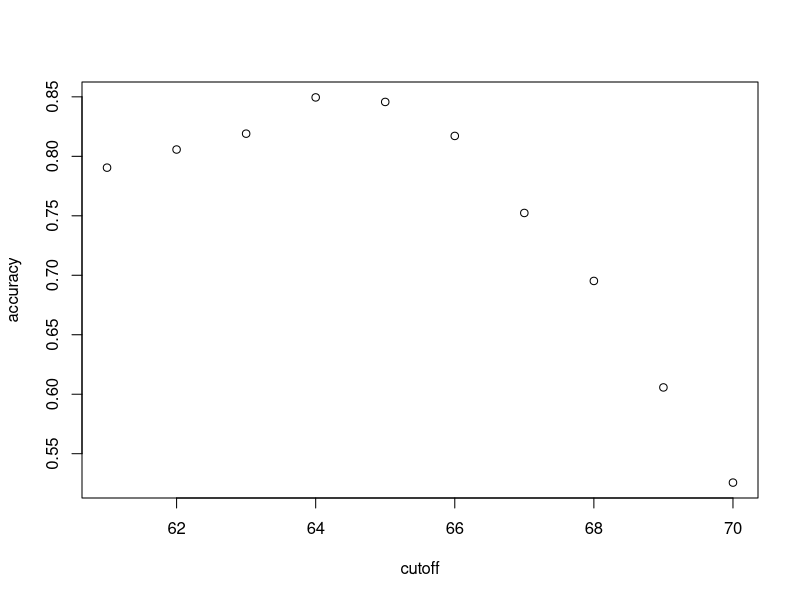
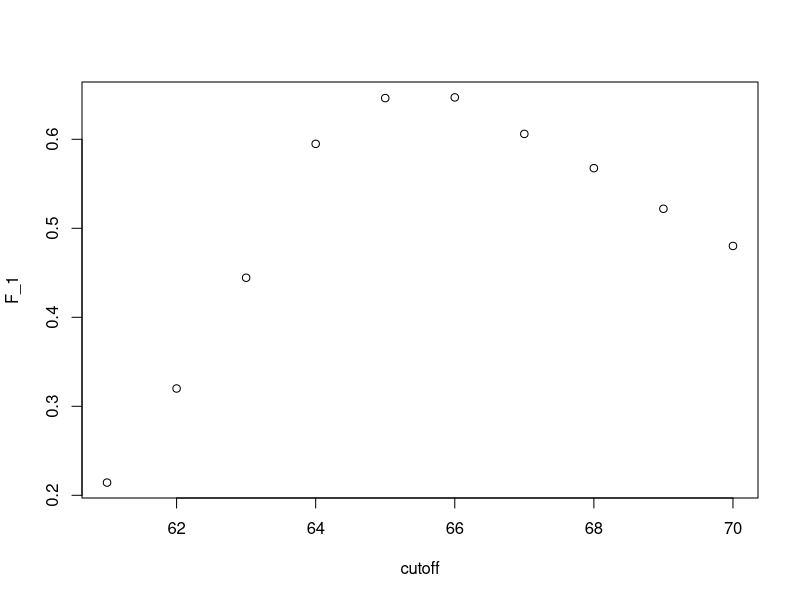

Write the R code that produced these figures, in order. (Note: this script raises an error after producing the figures.)
library(dslabs)
library(caret)
library(dplyr)
library(tidyverse)

install.packages(c("caret"),lib="C:/Users/Carlos Bravo/Desktop/R/packages")

data(heights)
y<-heights$sex
x<-heights$height

set.seed(2007)
test_index<- createDataPartition(y, times=1,p=0.5,list=FALSE)
#creamos los set para testeo y entrenamiento
test_set<- heights[test_index,] 
train_set<- heights[-test_index,]
#creamos un codigo para "adivinar" el resultado

y_hat<- sample(c("Male","Female"),length(test_index),replace=TRUE) %>%
  factor(levels=levels(test_set$sex))
mean(y_hat==test_set$sex)

#si revisamos los datos vemos que los hombres son en la media un poco mas altos que las mujeres por lo que podriamos hacelo mejor que adivinar

heights%>% group_by(sex)%>% summarize(mean(height),sd(height))
#probamos con un corte para predecir hombres si son mas altos que 62
y_hat<- ifelse(x>62,"Male","Female")%>%
  factor(levels=levels(test_set$sex))

mean(y==y_hat)

#podemos analizar el desempeño con 10 distintos cortes

cutoff<-seq(61,70)
accuracy<- map_dbl(cutoff,function(x){
  y_hat<-ifelse(train_set$height>x,"Male","Female")%>%
    factor(levels=levels(test_set$sex))
  mean(y_hat==train_set$sex)
  })
plot(cutoff,accuracy)

max(accuracy)

best_cutoff<-cutoff[which.max(accuracy)]
best_cutoff

#ahora podemos probar este cutoff en el grupo de test y ver si esta funcionando bien

y_hat<- ifelse(test_set$height>best_cutoff,"Male","Female")%>%
  factor(levels=levels(test_set$sex))
y_hat<-factor(y_hat)
mean(y_hat==test_set$sex)

#confusion matrix

table(predicted=y_hat,actual=test_set$sex)
#calculamos la accuracy por sexo

test_set%>%
  mutate(y_hat=y_hat)%>%
  group_by(sex)%>%
  summarize(accuracy=mean(y_hat==sex))

#matriz de confusion con caret package

cm<- confusionMatrix(data=y_hat,reference = test_set$sex)

cm

F_1<- map_dbl(cutoff,function(x){
  y_hat<-ifelse(train_set$height>x,"Male","Female")%>%
    factor(levels=levels(test_set$sex))
  F_meas(data=y_hat, reference=factor(train_set$sex))
  
})
plot(cutoff,F_1)
max(F_1)
best_cutoff<-cutoff[which.max(F_1)]
best_cutoff
y_hat<- ifelse(test_set$height>best_cutoff,"Male","Female")%>%
  factor(levels=levels(test_set$sex))

sensitivity(data=y_hat,reference=test_set$sex)
specificity(data=y_hat, reference=test_set$sex)

#ROC cuando comparamos el metodo de cutoff con adivinar
p<-0.9

probs<- seq(0,1,length.out = 10)
guessing<- map_df(probs,function(x){
  y_hat<-
    sample(c("Male","Female"),n,replace=TRUE,prob=c(p,1-p))%>%
    factor(levels=c("Female","Male"))
  list(method="Guessing",
       FPR=1-specificity(y_hat,test_set$sex),
       TPR=sensitivity(y_hat,test_set$sex))

})
plot(guessing$FPR,guessing$TPR)




                                 
